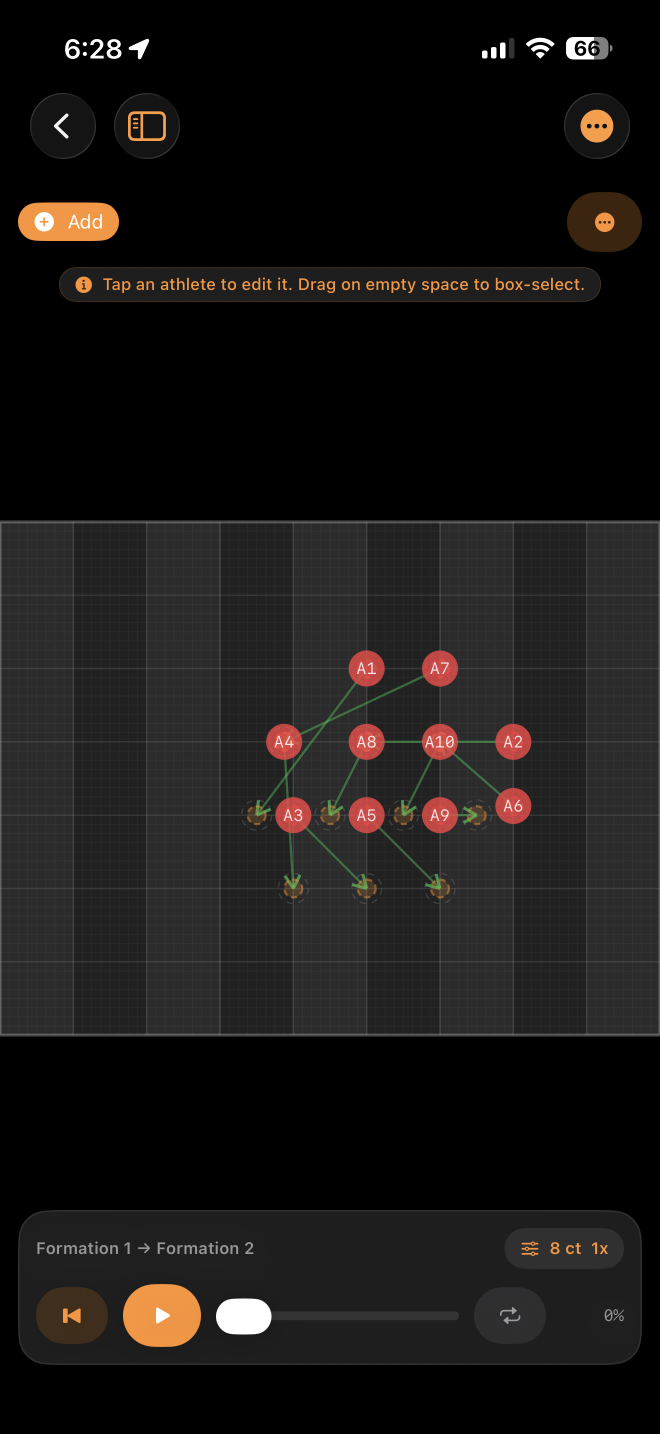
#> input picture IMG_0207-1.png, 1320 x 2868 px (shown at 1/2 size)
$ python device_frame.py ../IMG_0207-1.png ../IMG_0207.png ../IMG_0207.png
#> lines starting #> are read from the running program, lines starting #| are printed output that depends on the picture; after the words box and inside, x2 and y2 are one past the last pixel; in counts of white or black regions, pixels touching at a corner belong together
#> in main, shot is the input picture: PIL image 1320x2868 RGB; mean R, G, B 24.9, 22.6, 21.3
#!/usr/bin/env python3
"""Composite a full-UI iPad screenshot into a device frame on a navy background.
Usage: python3 scripts/device_frame.py <input.png> <output.png> ["Optional Header"]
Output is 2752x2064 (iPad 13").
"""
import sys, os, math
from PIL import Image, ImageDraw, ImageFont, ImageFilter

W,H = 2752,2064
NAVY=(10,15,30); DEEP=(6,9,15); NLITE=(22,32,58)
WHITE=(255,255,255); CYAN=(0,212,255)
HEAD="/Library/Fonts/InterTight-Black.ttf"; SEMI="/Library/Fonts/Inter-SemiBold.ttf"
def lerp(a,b,t): return tuple(int(a[i]+(b[i]-a[i])*t) for i in range(3))

def radial_bg():
    sw,sh=W//8,H//8; img=Image.new("RGB",(sw,sh)); px=img.load()
    cx,cy=sw*0.5,sh*0.34; maxd=((max(cx,sw-cx))**2+(max(cy,sh-cy))**2)**.5
    stops=[(0,NLITE),(0.55,NAVY),(1,DEEP)]
    for y in range(sh):
        for x in range(sw):
            d=min(1,(((x-cx)**2+(y-cy)**2)**.5)/maxd)
            for i in range(len(stops)-1):
                p0,c0=stops[i];p1,c1=stops[i+1]
                if d<=p1: px[x,y]=lerp(c0,c1,(d-p0)/(p1-p0) if p1>p0 else 0); break
            else: px[x,y]=stops[-1][1]
    return img.resize((W,H),Image.BICUBIC).convert("RGBA")
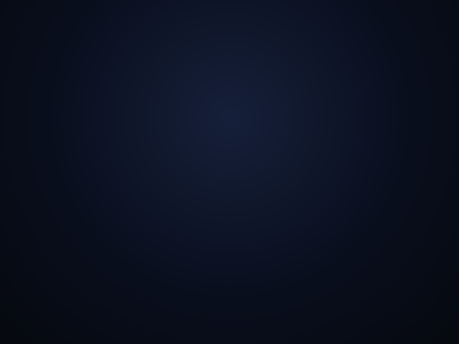
#> returned value: PIL image 2752x2064 RGBA (shown at 1/6 size); mean R, G, B, A 11.3, 17.1, 33.1, 255

def grid(im):
    ov=Image.new("RGBA",(W,H),(0,0,0,0)); d=ImageDraw.Draw(ov)
    for i in range(1,9): d.line([(round(i*W/9),0),(round(i*W/9),H)],fill=(255,255,255,10),width=1)
    for j in range(1,14): d.line([(0,round(j*H/14)),(W,round(j*H/14))],fill=(255,255,255,10),width=1)
    return Image.alpha_composite(im,ov)

def rounded(size,r):
    m=Image.new("L",size,0); ImageDraw.Draw(m).rounded_rectangle([0,0,size[0]-1,size[1]-1],radius=r,fill=255); return m

def main():
    inp,outp = sys.argv[1], sys.argv[2]
    header = sys.argv[3] if len(sys.argv)>3 else None
    shot=Image.open(inp).convert("RGB")

    im=grid(radial_bg())
    top_pad = 250 if header else 0

    # device sizing (screen aspect 1.333), fit within canvas leaving navy margins
    bezel=30
    avail_h = H - 150 - top_pad
    screen_h = min(int(avail_h), 1760)
    screen_w = int(screen_h*1.3333)
    if screen_w > W-220:
        screen_w=W-220; screen_h=int(screen_w/1.3333)
    dev_w, dev_h = screen_w+2*bezel, screen_h+2*bezel
    dev_x=(W-dev_w)//2
    dev_y=int(top_pad + ( (H-top_pad) - dev_h)//2)

    # glow
    glow=Image.new("RGBA",(W,H),(0,0,0,0))
    ImageDraw.Draw(glow).rounded_rectangle([dev_x-20,dev_y-20,dev_x+dev_w+20,dev_y+dev_h+20],radius=90,fill=CYAN+(26,))
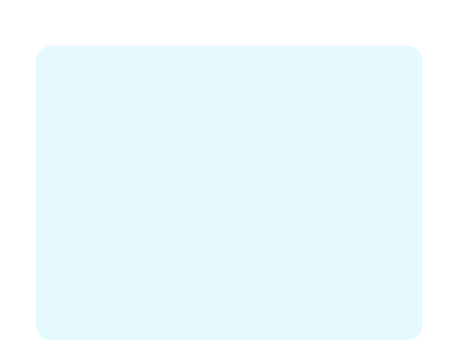
#> glow: PIL image 2752x2064 RGBA (shown at 1/6 size); mean R, G, B, A 0, 152.5, 183.4, 18.7; transparent parts drawn white
    im.alpha_composite(glow.filter(ImageFilter.GaussianBlur(120)))
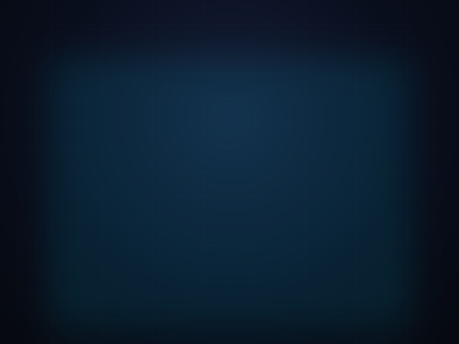
#> im: PIL image 2752x2064 RGBA (shown at 1/6 size); mean R, G, B, A 10.6, 29.4, 46.9, 255
    # shadow
    sh=Image.new("RGBA",(W,H),(0,0,0,0))
    ImageDraw.Draw(sh).rounded_rectangle([dev_x,dev_y+30,dev_x+dev_w,dev_y+dev_h+30],radius=86,fill=(0,0,0,180))
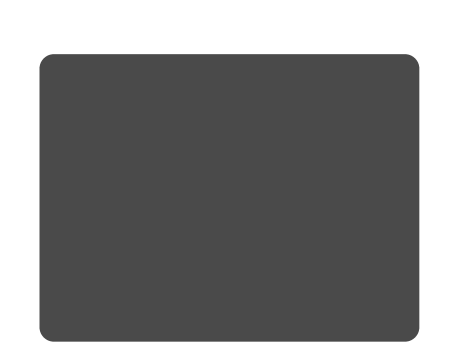
#> sh: PIL image 2752x2064 RGBA (shown at 1/6 size); mean R, G, B, A 0, 0, 0, 124.4; transparent parts drawn white
    im.alpha_composite(sh.filter(ImageFilter.GaussianBlur(55)))
    # device body
    body=Image.new("RGBA",(dev_w,dev_h),(0,0,0,0))
#> body: PIL image 2278x1724 RGBA; every value is 0
    ImageDraw.Draw(body).rounded_rectangle([0,0,dev_w-1,dev_h-1],radius=86,fill=(14,14,18,255),outline=(60,64,74,255),width=3)
    im.alpha_composite(body,(dev_x,dev_y))
    # screen
    scr=shot.resize((screen_w,screen_h),Image.LANCZOS)
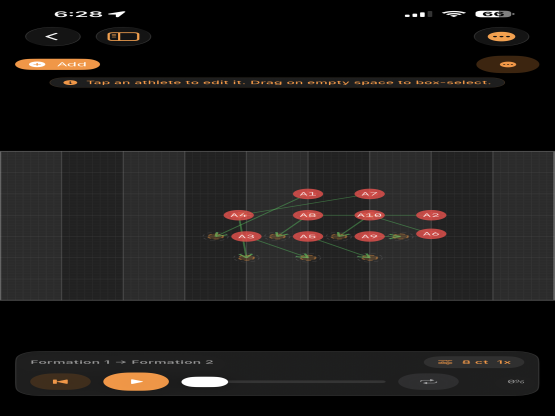
#> scr: PIL image 2218x1664 RGB (shown at 1/4 size); mean R, G, B 24.9, 22.6, 21.3
    sm=rounded((screen_w,screen_h),58)
    im.paste(scr,(dev_x+bezel,dev_y+bezel),sm)
    ImageDraw.Draw(im).rounded_rectangle([dev_x+bezel,dev_y+bezel,dev_x+bezel+screen_w-1,dev_y+bezel+screen_h-1],radius=58,outline=(0,0,0,160),width=2)

    if header:
        d=ImageDraw.Draw(im)
        hf=ImageFont.truetype(HEAD,116)
        # accent last word cyan
        parts=header.rsplit(" ",1)
        if len(parts)==2:
            a,b=parts[0]+" ",parts[1]
            tw=d.textlength(a,font=hf)+d.textlength(b,font=hf); x=W/2-tw/2; yy=96
            d.text((x,yy),a,font=hf,fill=WHITE,anchor="la"); d.text((x+d.textlength(a,font=hf),yy),b,font=hf,fill=CYAN,anchor="la")
        else:
            d.text((W/2,96),header,font=hf,fill=WHITE,anchor="ma")

    im.convert("RGB").save(outp); print("wrote",outp,im.size)
#> after `im.convert('RGB').save(outp)`:
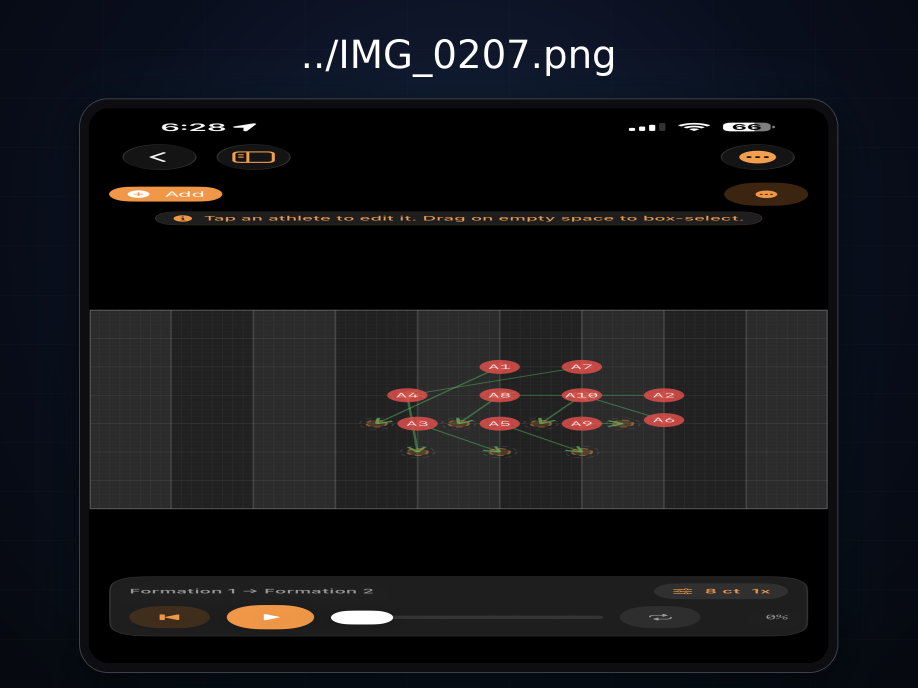
#> saved as IMG_0207.png: PIL image 2752x2064 RGB (shown at 1/3 size); mean R, G, B 20.6, 20.9, 24.1
#| wrote ../IMG_0207.png (2752, 2064)

if __name__=="__main__": main()

$ run again, on IMG_0209.png
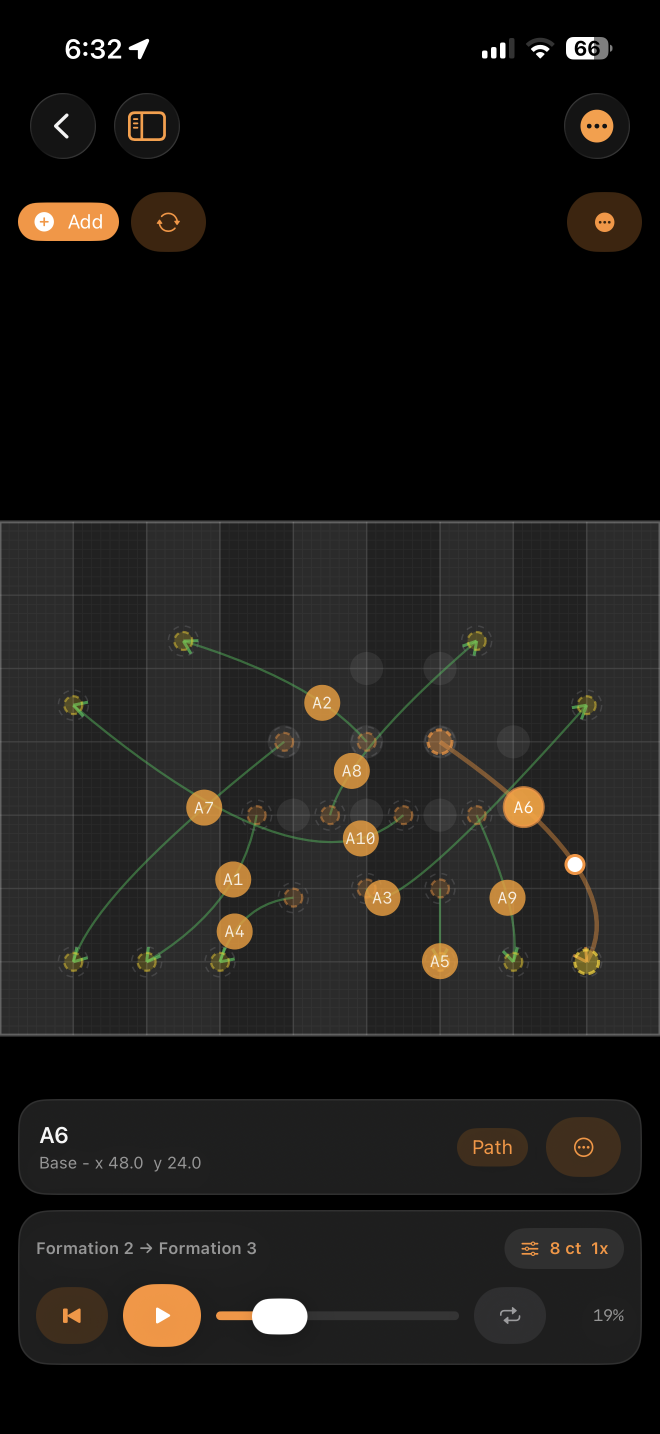
#> input picture IMG_0209.png, 1320 x 2868 px (shown at 1/2 size)
#> in main, shot is the input picture: PIL image 1320x2868 RGB; mean R, G, B 27.2, 25.3, 22.9
#> img: PIL image 344x258 RGB; every value is 0
#> ov: PIL image 2752x2064 RGBA; every value is 0
#> in main, `scr=shot.resize((screen_w,screen_h),Image.LANCZOS)`:
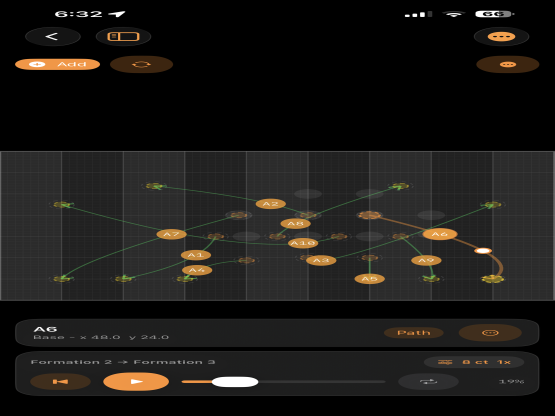
#> scr: PIL image 2218x1664 RGB (shown at 1/4 size); mean R, G, B 27.2, 25.3, 22.9
#> m: PIL image 2218x1664 L; every value is 0
#> m: PIL image 2218x1664 L; 99.9% white; 4 black regions, box (x1, y1, x2, y2) and area: (0, 0, 51, 51) 739, (2167, 0, 2218, 51) 739, (0, 1613, 51, 1664) 739, (2167, 1613, 2218, 1664) 739
#> in main, `im.convert('RGB').save(outp)`:
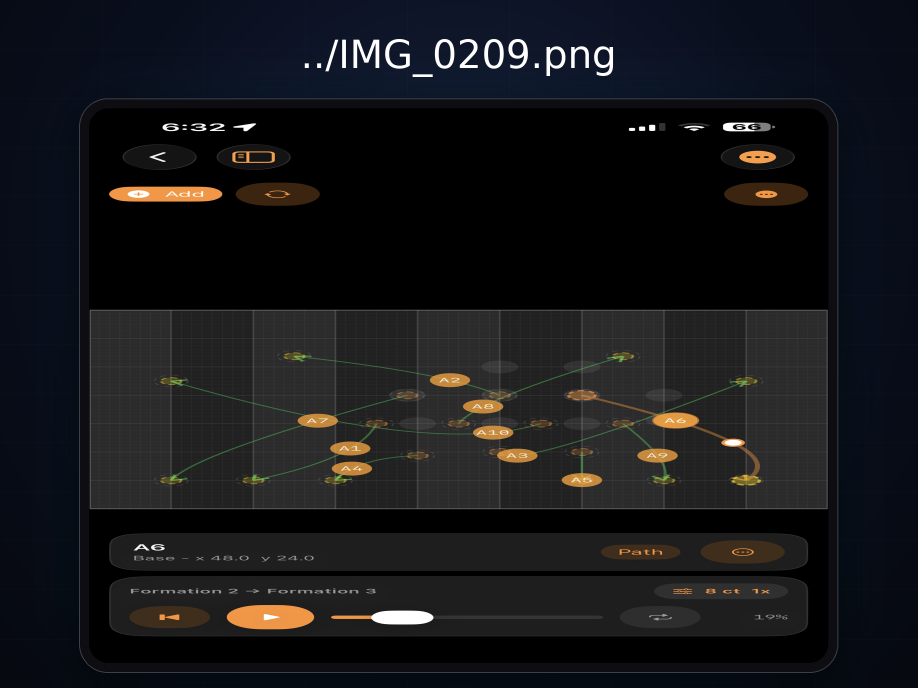
#> saved as IMG_0209.png: PIL image 2752x2064 RGB (shown at 1/3 size); mean R, G, B 22.1, 22.7, 25.2
#| wrote ../IMG_0209.png (2752, 2064)

$ run again, on IMG_0210.png
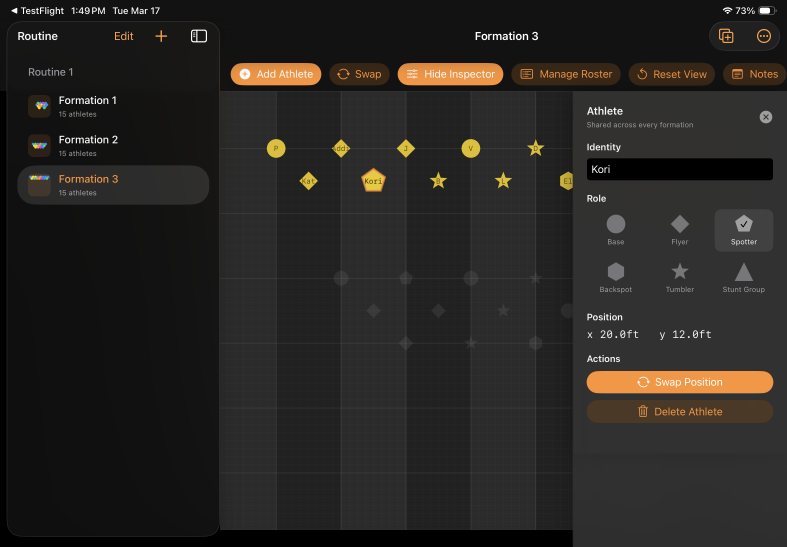
#> input picture IMG_0210.png, 2360 x 1640 px (shown at 1/3 size)
#> img: PIL image 344x258 RGB; every value is 0
#> ov: PIL image 2752x2064 RGBA; every value is 0
#> in main, `scr=shot.resize((screen_w,screen_h),Image.LANCZOS)`:
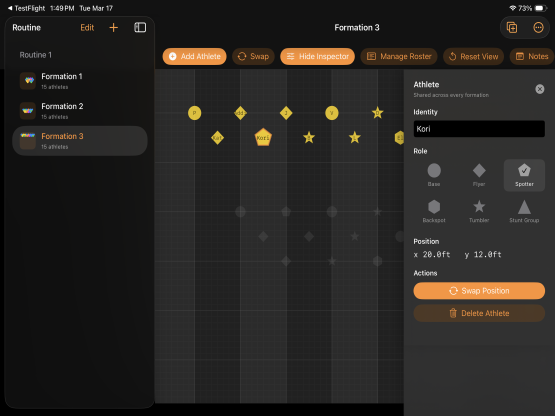
#> scr: PIL image 2218x1664 RGB (shown at 1/4 size); mean R, G, B 39.8, 37.4, 34.7
#> m: PIL image 2218x1664 L; every value is 0
#> m: PIL image 2218x1664 L; 99.9% white; 4 black regions, box (x1, y1, x2, y2) and area: (0, 0, 51, 51) 739, (2167, 0, 2218, 51) 739, (0, 1613, 51, 1664) 739, (2167, 1613, 2218, 1664) 739
#> in main, `im.convert('RGB').save(outp)`:
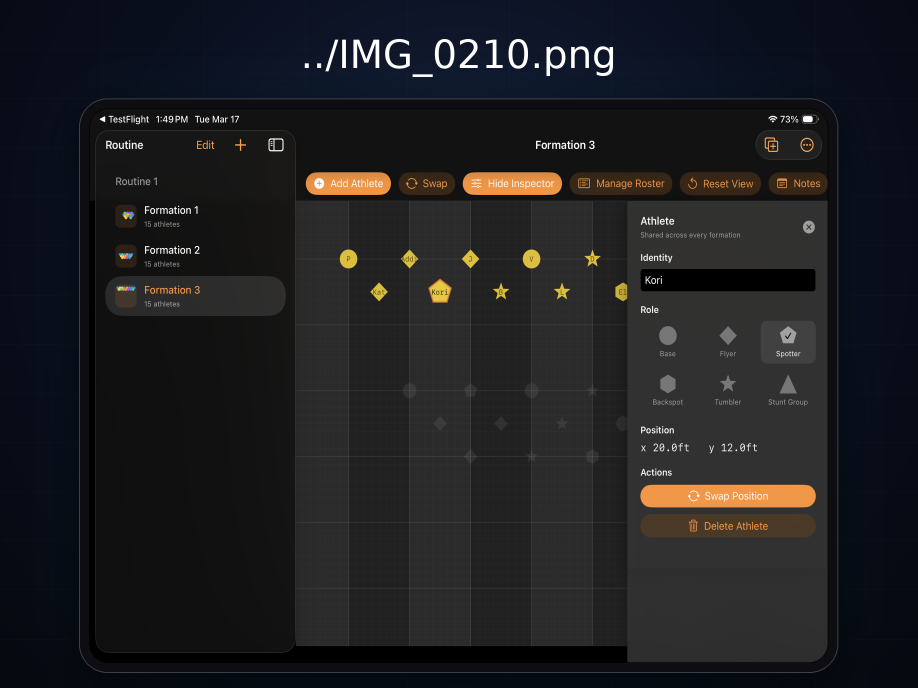
#> saved as IMG_0210.png: PIL image 2752x2064 RGB (shown at 1/3 size); mean R, G, B 30.3, 30.5, 32.8
#| wrote ../IMG_0210.png (2752, 2064)
